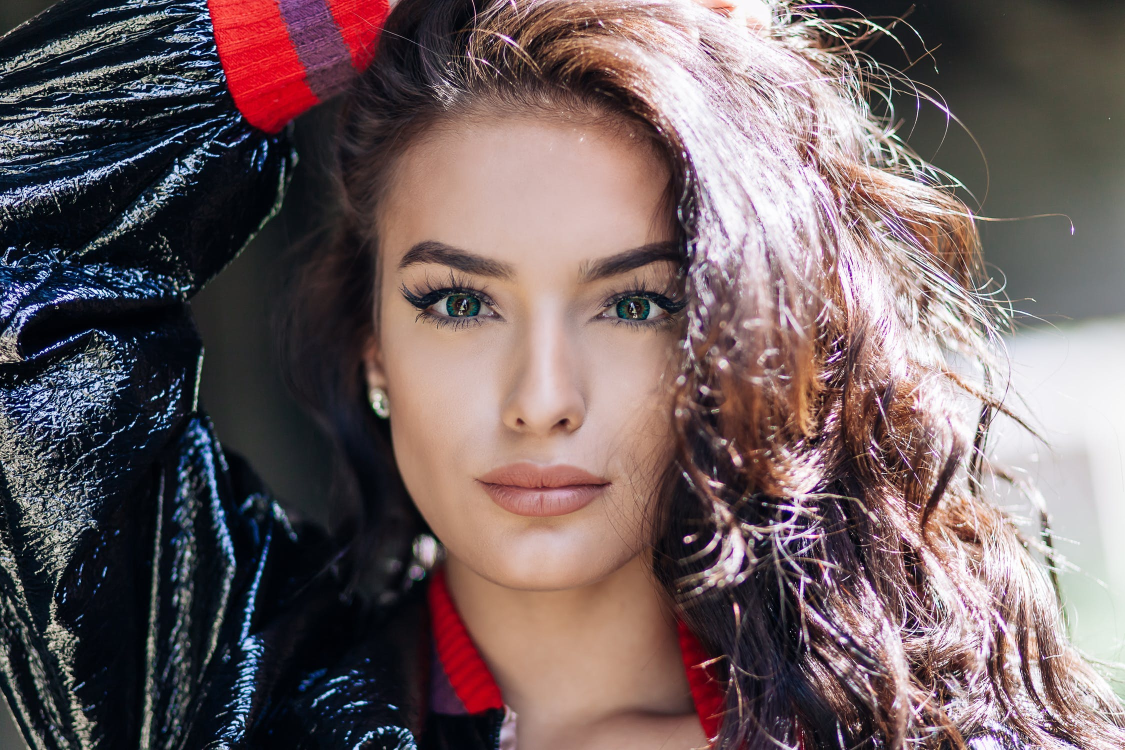
#> input picture face1.jpeg, 2250 x 1500 px (shown at 1/2 size)
$ python FaceMask.py
#> lines starting #> are read from the running program, lines starting #| are printed output that depends on the picture
import cv2
import numpy as np
import os
import stasm

"""
MOUTH_POINTS = list(range(59, 77))
RIGHT_BROW_POINTS = list(range(17, 22))
LEFT_BROW_POINTS = list(range(22, 27))
RIGHT_EYE_POINTS = list(range(30, 38))
LEFT_EYE_POINTS = list(range(39, 48))
NOSE_POINTS = list(range(49, 59))
BORDER_POINTS = list(range(0, 16))
"""


def get_face_mask(im, pts):

    #mask = np.zeros_like(img)
    if np.size(pts) > 76:
        vertices_mouth = np.array([pts[59:77]], dtype=np.int32)
        vertices_eye_right = np.array([pts[30:38]], dtype=np.int32)
        vertices_eye_left = np.array([pts[39:48]], dtype=np.int32)
        vertices_eyebrow_right = np.array([pts[17:22]], dtype=np.int32)
        vertices_eyebrow_left = np.array([pts[22:27]], dtype=np.int32)
        vertices_border = np.array([pts[0:16]], dtype=np.int32)

        mask = np.zeros_like(im)

        #cv2.fillPoly(mask, vertices[0:32], 255)

        cv2.fillConvexPoly(mask, cv2.convexHull(vertices_border), 255)

        # [6 lines of commented-out code are left out]

    return mask


filepath = 'face1.jpeg'
img = cv2.imread(filepath, cv2.IMREAD_GRAYSCALE)
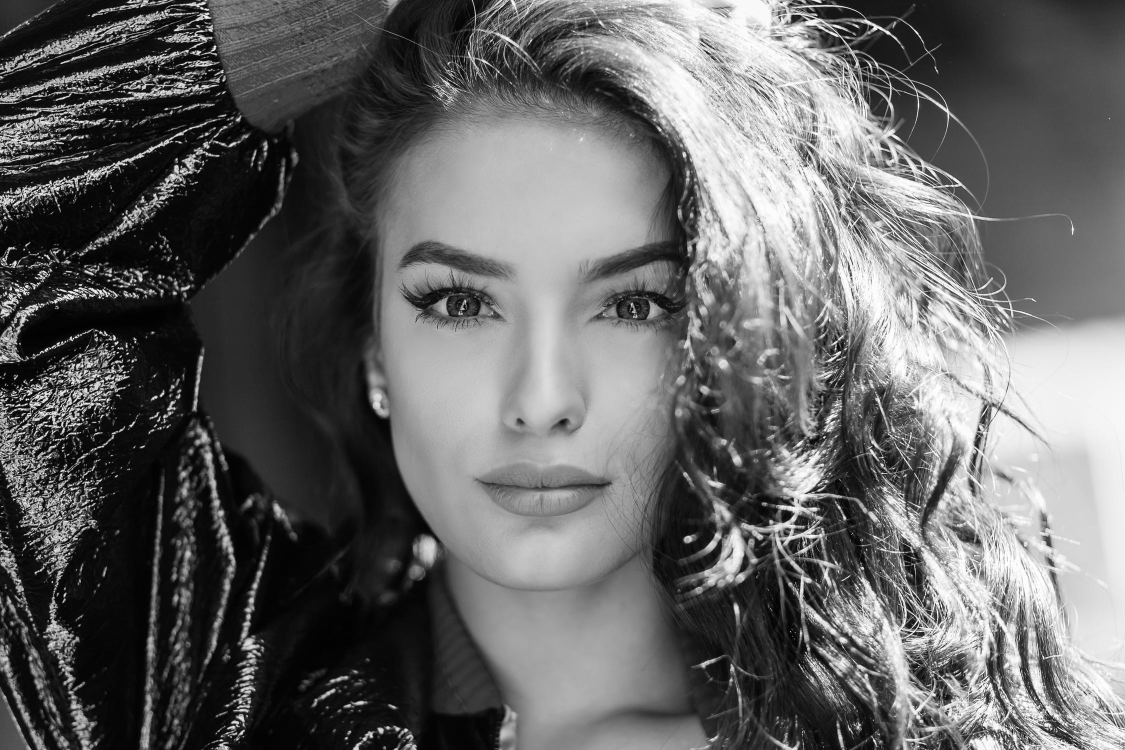
#> img: shape (1500, 2250) (shown at 1/2 size); min 0, max 255, mean 101.1
imgcol = cv2.imread(filepath)
#> imgcol is the input picture: shape (1500, 2250, 3); mean B, G, R 97.4, 96.1, 112.5
#img = cv2.resize(img, (0,0), fx=0.5, fy=0.5)
#imgcol = cv2.resize(imgcol, (0,0), fx=0.5, fy=0.5)

#> (the run stopped early here; a loop or call above may not have finished)
